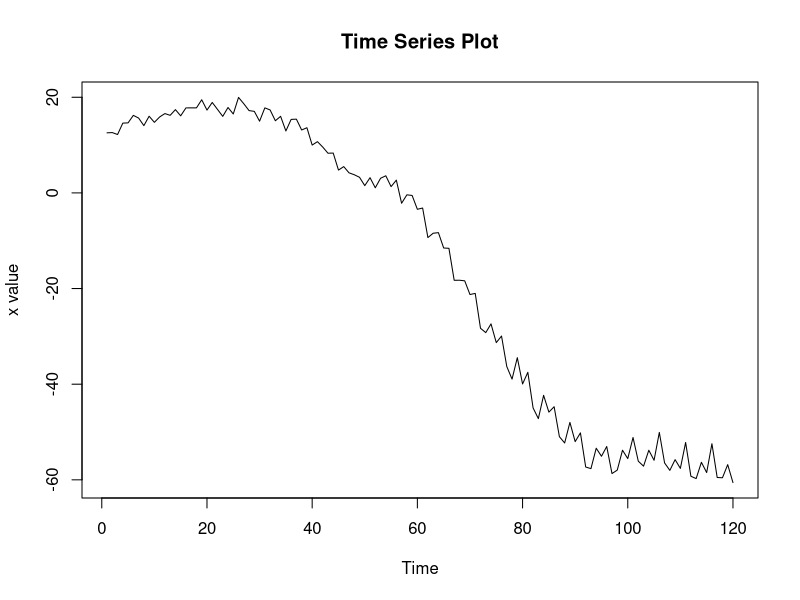
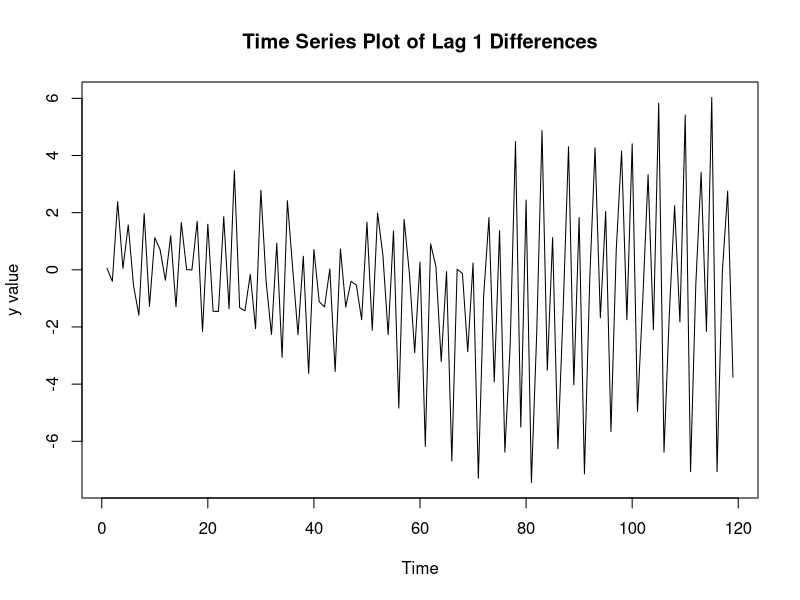
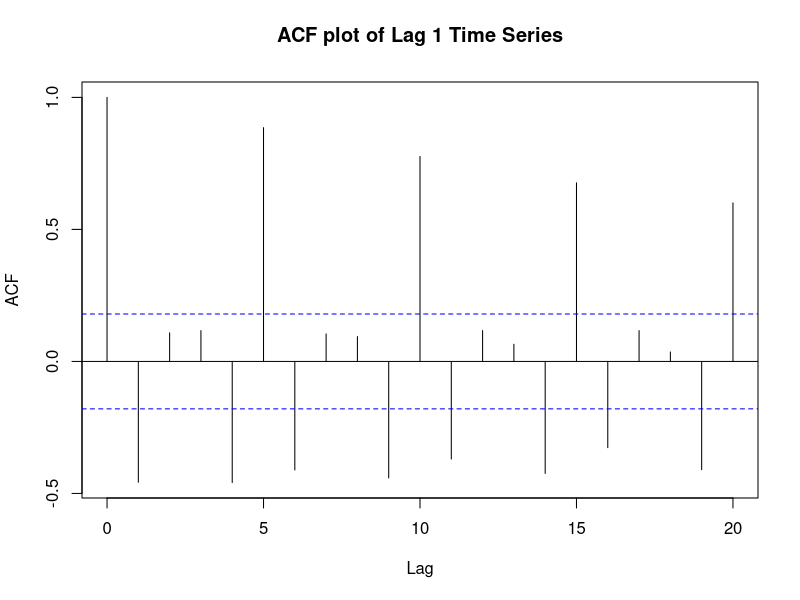
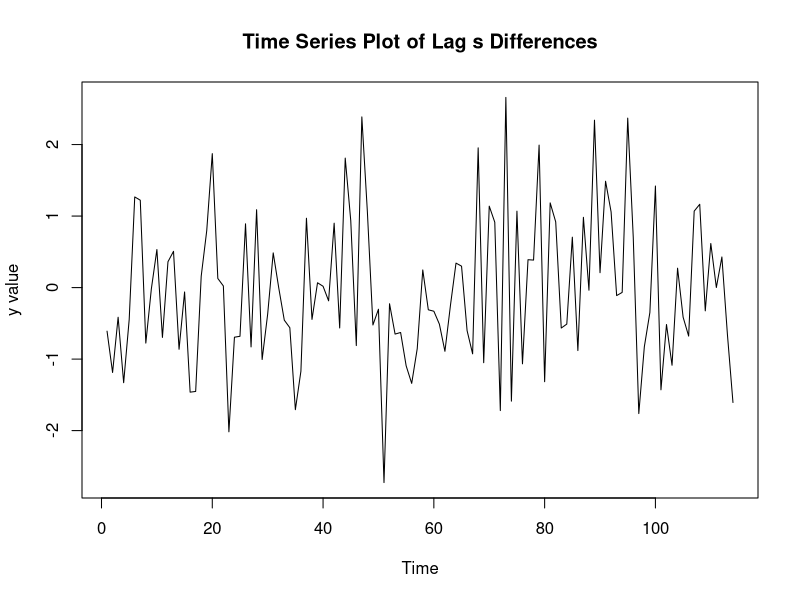
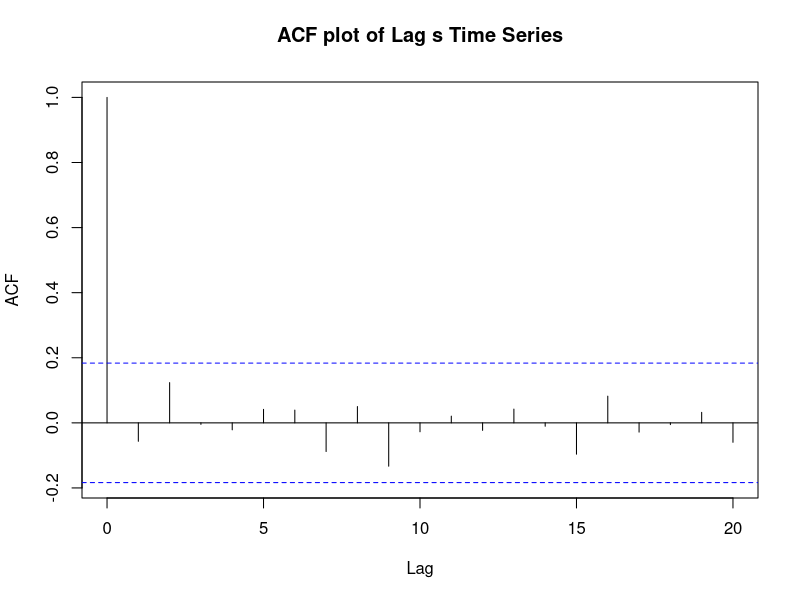

Generate these figures, in order, with R:
## ---- chunk 1
knitr::opts_chunk$set(echo = TRUE)
#if you do not have the package, type install.packages("name_of_the_package")
library(tidyverse)
library(knitr)
library(tseries)
library(zoo)
library(readr)
## ---- chunk 2
data <- read.csv("lab4data.csv", header = TRUE)
data_ts <- ts(data$x, start = c(1), frequency = 1)
plot(data_ts,
     ylab = "x value",
     main = "Time Series Plot")
## ---- chunk 3
y = diff(data$x, lag = 1, differences = 1)
y_ts = ts(y,frequency = 1)
plot(y_ts,
     ylab = "y value",
     main = "Time Series Plot of Lag 1 Differences")
acf(y_ts,
    main = "ACF plot of Lag 1 Time Series")
## ---- chunk 4
s = 5
y_delta_s = diff(y, lag = s, difference = 1)
y_delta_ts = ts(y_delta_s,frequency = 1)
plot(y_delta_ts,
     ylab = "y value",
     main = "Time Series Plot of Lag s Differences")
acf(y_delta_ts,
    main = "ACF plot of Lag s Time Series")

